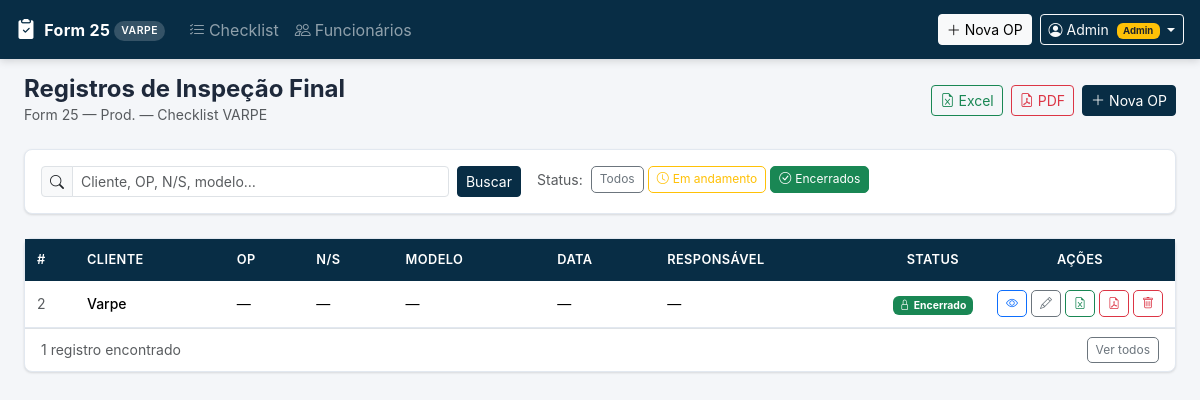
The app's page /?q=&f=encerrados (signed in) with its own data.
### tables this page shows
CREATE TABLE registros (
            id INTEGER PRIMARY KEY AUTOINCREMENT,
            cliente TEXT,
            op TEXT,
            ns TEXT,
            modelo TEXT,
            data TEXT,
            producao TEXT,
            responsavel TEXT,
            respostas TEXT DEFAULT '{}',
            created_at TEXT DEFAULT (datetime('now', 'localtime')),
            updated_at TEXT DEFAULT (datetime('now', 'localtime'))
        , encerrado INTEGER DEFAULT 0, assinatura_qualidade TEXT, assinatura_producao TEXT, criado_por_id INTEGER, encerrado_em TEXT);

### app.py (the view)
@app.route("/")
@login_required
def index():
    busca   = request.args.get("q", "").strip()
    filtro  = request.args.get("f", "todos")
    registros = db.listar_registros(busca or None)
    if filtro == "abertos":
        registros = [r for r in registros if not r.get("encerrado")]
    elif filtro == "encerrados":
        registros = [r for r in registros if r.get("encerrado")]
    return render_template("index.html", registros=registros, busca=busca, filtro=filtro)

### app.py (called while the page is built)
def login_required(f):
    @wraps(f)
    def decorated(*args, **kwargs):
        if "user_id" not in session:
            return redirect(url_for("login", next=request.path))
        return f(*args, **kwargs)
    return decorated

### database.py (called while the page is built)
def get_db():
    conn = sqlite3.connect(DB_PATH)
    conn.row_factory = sqlite3.Row
    return conn

def listar_registros(busca=None):
    conn = get_db()
    if busca:
        like = f"%{busca}%"
        rows = conn.execute(
            """SELECT r.*, f.nome as criado_por_nome
               FROM registros r LEFT JOIN funcionarios f ON r.criado_por_id = f.id
               WHERE r.cliente LIKE ? OR r.op LIKE ? OR r.ns LIKE ?
                  OR r.modelo LIKE ? OR r.responsavel LIKE ?
               ORDER BY r.id DESC""",
            (like, like, like, like, like),
        ).fetchall()
    else:
        rows = conn.execute(
            """SELECT r.*, f.nome as criado_por_nome
               FROM registros r LEFT JOIN funcionarios f ON r.criado_por_id = f.id
               ORDER BY r.id DESC"""
        ).fetchall()
    conn.close()
    return [dict(r) for r in rows]

### templates/index.html (shortened to what this page needs)
{% extends "base.html" %}
{% block content %}
<div class="page-header d-flex align-items-center justify-content-between mb-4 flex-wrap gap-3">
  <div>
    <h1 class="h4 mb-0 fw-bold">Registros de Inspeção Final</h1>
    <p class="text-muted small mb-0">Form 25 — Prod. — Checklist VARPE</p>
  </div>
  <div class="d-flex gap-2 flex-wrap">
    <a href="{{ url_for('exportar_excel_lista') }}" class="btn btn-outline-success btn-sm">
      <i class="bi bi-file-earmark-excel me-1"></i>Excel
    </a>
    <a href="{{ url_for('exportar_pdf_lista') }}" class="btn btn-outline-danger btn-sm">
      <i class="bi bi-file-earmark-pdf me-1"></i>PDF
    </a>
    {% if session.is_admin %}
    <a href="{{ url_for('novo') }}" class="btn btn-primary btn-sm">
      <i class="bi bi-plus-lg me-1"></i>Nova OP
    </a>
    {% endif %}
  </div>
</div>
<div class="card mb-4">
  <div class="card-body py-3">
    <div class="d-flex flex-wrap gap-3 align-items-start">
      <form method="get" class="d-flex gap-2 align-items-center flex-fill" style="min-width:200px;max-width:480px">
        <div class="input-group input-group-sm">
          <span class="input-group-text"><i class="bi bi-search"></i></span>
          <input type="text" name="q" class="form-control" placeholder="Cliente, OP, N/S, modelo…" value="{{ busca }}">
        </div>
        <button type="submit" class="btn btn-sm btn-primary flex-shrink-0">Buscar</button>
      </form>
      <div class="d-flex gap-1 flex-wrap align-items-center">
        <span class="small text-muted me-1">Status:</span>
        <a href="{{ url_for('index', q=busca, f='todos') }}"
           class="btn btn-xs {% if filtro == 'todos' %}btn-secondary{% else %}btn-outline-secondary{% endif %}">
          Todos
        </a>
        <a href="{{ url_for('index', q=busca, f='abertos') }}"
           class="btn btn-xs {% if filtro == 'abertos' %}btn-warning{% else %}btn-outline-warning{% endif %}">
          <i class="bi bi-clock me-1"></i>Em andamento
        </a>
        <a href="{{ url_for('index', q=busca, f='encerrados') }}"
           class="btn btn-xs {% if filtro == 'encerrados' %}btn-success{% else %}btn-outline-success{% endif %}">
          <i class="bi bi-check-circle me-1"></i>Encerrados
        </a>
      </div>
    </div>
  </div>
</div>
<div class="card">
  <div class="card-body p-0">
    {% if registros %}
    <div class="table-responsive">
      <table class="table table-hover mb-0">
        <thead>
          <tr>
            <th style="width:50px">#</th>
            <th>Cliente</th>
            <th>OP</th>
            <th>N/S</th>
            <th>Modelo</th>
            <th>Data</th>
            <th>Responsável</th>
            <th style="width:90px" class="text-center">Status</th>
            <th style="width:160px" class="text-center">Ações</th>
          </tr>
        </thead>
        <tbody>
          {% for reg in registros %}
          <tr>
            <td class="text-muted small">{{ reg.id }}</td>
            <td class="fw-medium">{{ reg.cliente or '—' }}</td>
            <td>{{ reg.op or '—' }}</td>
            <td>{{ reg.ns or '—' }}</td>
            <td>{{ reg.modelo or '—' }}</td>
            <td class="text-nowrap">{{ reg.data or '—' }}</td>
            <td>{{ reg.responsavel or '—' }}</td>
            <td class="text-center">
              {% if reg.encerrado %}
                <span class="badge bg-success" style="font-size:.65rem"><i class="bi bi-lock me-1"></i>Encerrado</span>
              {% else %}
                <span class="badge bg-warning text-dark" style="font-size:.65rem"><i class="bi bi-clock me-1"></i>Aberto</span>
              {% endif %}
            </td>
            <td class="text-center">
              <div class="d-flex gap-1 justify-content-center">
                <a href="{{ url_for('ver', registro_id=reg.id) }}" class="btn btn-xs btn-outline-primary" title="Visualizar">
                  <i class="bi bi-eye"></i>
                </a>
                {% if not reg.encerrado or session.is_admin %}
                <a href="{{ url_for('editar', registro_id=reg.id) }}" class="btn btn-xs btn-outline-secondary" title="Editar">
                  <i class="bi bi-pencil"></i>
                </a>
                {% endif %}
                <a href="{{ url_for('exportar_excel', registro_id=reg.id) }}" class="btn btn-xs btn-outline-success" title="Excel">
                  <i class="bi bi-file-earmark-excel"></i>
                </a>
                <a href="{{ url_for('exportar_pdf', registro_id=reg.id) }}" class="btn btn-xs btn-outline-danger" title="PDF">
                  <i class="bi bi-file-earmark-pdf"></i>
                </a>
                {% if session.is_admin %}
                <form method="post" action="{{ url_for('excluir', registro_id=reg.id) }}" class="d-inline"
                      onsubmit="return confirm('Excluir este registro?')">
                  <button type="submit" class="btn btn-xs btn-outline-danger" title="Excluir">
                    <i class="bi bi-trash"></i>
                  </button>
                </form>
                {% endif %}
              </div>
            </td>
          </tr>
          {% endfor %}
        </tbody>
      </table>
    </div>
    <div class="px-3 py-2 text-muted small border-top d-flex align-items-center justify-content-between">
      <span>{{ registros|length }} registro{{ 's' if registros|length != 1 else '' }} encontrado{{ 's' if registros|length != 1 else '' }}</span>
      {% if filtro != 'todos' %}
        <a href="{{ url_for('index', q=busca) }}" class="btn btn-xs btn-outline-secondary">Ver todos</a>
      {% endif %}
    </div>
    {% endif %}
  </div>
</div>
{% endblock %}

### static/css/style.css (style rules this page uses)
:root { --azul: #082d45; --azul-medio: #1a4a6e; --azul-claro: #d0e8f5; --cinza-fundo: #f4f6f9; --cinza-borda: #e2e8f0; --ok-bg: #d4edda; --ok-text: #155724; --ok-border: #c3e6cb; --nok-bg: #f8d7da; --nok-text: #721c24; --nok-border: #f5c6cb; --na-bg: #fff3cd; --na-text: #856404; --na-border: #ffeeba; --radius: 8px; --shadow: 0 1px 3px rgba(0,0,0,.08), 0 1px 2px rgba(0,0,0,.05); }
body { background-color: var(--cinza-fundo); font-family: 'Inter', system-ui, -apple-system, sans-serif; color: #1e293b; }
.card { border: 1px solid var(--cinza-borda); border-radius: var(--radius); box-shadow: var(--shadow); }
.table thead th { background: var(--azul); color: #fff; font-weight: 600; font-size: 0.8rem; text-transform: uppercase; letter-spacing: .4px; border: none; padding: 0.7rem 0.75rem; white-space: nowrap; }
.table tbody td { vertical-align: middle; font-size: 0.875rem; border-color: var(--cinza-borda); padding: 0.6rem 0.75rem; }
.btn-primary { background-color: var(--azul); border-color: var(--azul); }
.btn-xs { font-size: 0.75rem; padding: 0.25rem 0.5rem; line-height: 1.4; border-radius: 5px; }

### records on screen
registros: id "2", cliente "Varpe", op "—", ns "—", modelo "—", data "—", responsavel "—", encerrado 1 (drawn)

### other values on screen
{{ session.user_nome or 'Usuário' }} "Admin"
{{ registros|length }} "1"
